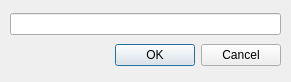
<?xml version="1.0" encoding="UTF-8"?>
<ui version="4.0">
 <class>Add_Comment</class>
 <widget class="QDialog" name="Add_Comment">
  <property name="geometry">
   <rect>
    <x>0</x>
    <y>0</y>
    <width>291</width>
    <height>82</height>
   </rect>
  </property>
  <property name="windowTitle">
   <string>Dialog</string>
  </property>
  <widget class="QWidget" name="layoutWidget">
   <property name="geometry">
    <rect>
     <x>10</x>
     <y>10</y>
     <width>271</width>
     <height>61</height>
    </rect>
   </property>
   <layout class="QGridLayout" name="gridLayout">
    <item row="0" column="0">
     <widget class="QLineEdit" name="CommentlineEdit"/>
    </item>
    <item row="1" column="0">
     <widget class="QDialogButtonBox" name="CommentButtonBox">
      <property name="standardButtons">
       <set>QDialogButtonBox::Cancel|QDialogButtonBox::Ok</set>
      </property>
     </widget>
    </item>
   </layout>
  </widget>
 </widget>
 <resources/>
 <connections/>
</ui>
